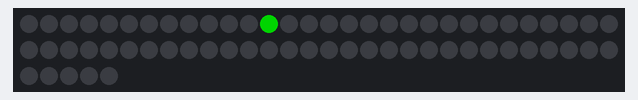
The sketch below on a simulated ESP32. Parts: 65 RGB LEDs in strip order, left to right, continuing on the next row. Dim RGB values are drawn brighter than linear; random numbers use the default seed unless the sketch sets one; nothing arrives over Bluetooth unless stated; what the sketch prints to the serial monitor is not drawn.

Above: at 1.7 s.
At 4.1 s:
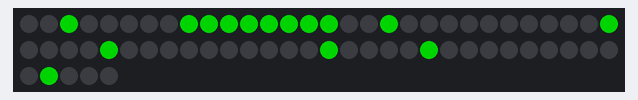
At 8.3 s:
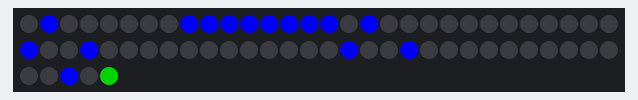

Measured:
- by itself, everything shown: repeats every 8.3 s, in 11 steps
- what the display in image 1 shows lasts 1.1 s, from 4.1 s to 5.2 s
- what the display in image 2 shows lasts 1.6 s, from 8.3 s to 9.9 s

The sketch:

demo.ino
```cpp
#include "BluetoothSerial.h"
#include "FastLED.h"
#include "math.h"

#define NUM_LEDS 65
int confLed[NUM_LEDS][20];
int  launchpad[8][8] = {{0,1,2,3,4,5,6,7},{15,14,13,12,11,10,9,8},{16,17,18,19,20,21,22,23},{31,30,29,28,27,26,25,24},{32,33,34,35,36,37,38,39},{47,46,45,44,43,42,41,40},{48,49,50,51,52,53,54,55},{63,62,61,60,59,58,57,56}};
CRGB leds[NUM_LEDS];
int numLed[64] = {0, 1, 2, 3, 4, 5, 6, 7, 15, 14, 13, 12, 11, 10, 9, 8, 16, 17, 18, 19, 20, 21, 22, 23, 31, 30, 29, 28, 27, 26, 25, 26, 32, 33, 34, 35, 36, 37, 38, 39, 47, 46, 45, 44, 43, 42, 41, 40, 48, 49, 50, 51, 52, 53, 54, 55, 63, 62, 61, 60, 59, 58, 57, 56};

#if !defined(CONFIG_BT_ENABLED) || !defined(CONFIG_BLUEDROID_ENABLED)
#error Bluetooth is not enabled! Please run `make menuconfig` to and enable it
#endif

BluetoothSerial SerialBT;
int row= 0;
int col =0;
void apagarLeds(){

  for(int x=0;x<NUM_LEDS;x++){
    leds[x] = CRGB::Black; FastLED.show();
  }
}

void inicializarConfig(){
  int x,y;
  for(x=0;x<NUM_LEDS;x++){
    for(y=0;y<20;y++)
    confLed[x][y]=0;
  }
}
void iniciarConf(){

if(SerialBT.available()){
  char bte;
  int it;
  int led;
  int cnf;
  for(led=0;led<NUM_LEDS;led++){
  for(cnf=0;cnf<20;cnf++){
    bte = SerialBT.read();

  while(bte!=','){
     if(bte=='-'){
      break;
    }
    Serial.write(bte);
    confLed[led][cnf]=(confLed[led][cnf]*(10))+(bte - '0');
    bte = SerialBT.read();
    if (bte ==';'){
    bte=',';
    cnf=20;
    }
  }

  }


}
Serial.printf("cargado");
}

}


void iniciarConfDemo(){


  char bte;
  int it;
  int led;
  int cnf;
  for(led=0;led<NUM_LEDS;led++){

     confLed[led][0]=numLed[NUM_LEDS];
     confLed[led][1]=0;
     confLed[led][2]=random(3);
    confLed[led][3]=random(255);
    confLed[led][3]=random(100);
    confLed[led][3]=random(100);

    }


   confLed[11][0]=12;
     confLed[11][1]=0;
     confLed[11][2]=0;
    confLed[11][3]=255;
    confLed[11][4]=99;
    confLed[11][5]=52;

     confLed[12][0]=11;
     confLed[12][1]=0;
     confLed[12][2]=1;
    confLed[12][3]=255;
    confLed[12][4]=99;
    confLed[12][5]=52;
 confLed[10][0]=13;
     confLed[10][1]=0;
     confLed[10][2]=2;
      confLed[9][0]=14;
     confLed[9][1]=0;
     confLed[9][2]=3;


Serial.printf("cargado");
}


void efectoCuadrado(int fila, int columna){
  int x,y;
  for (x=fila-1;x<fila+2;x++){
    for(y=columna-1;y<columna+2;y++){
      if (x<0||x>7||y<0||y>7){
        encenderLed(64,confLed[(fila*8)+columna][3],confLed[(fila*8)+columna][4],confLed[(fila*8)+columna][5]);
      }else{
        // encenderLed(launchpad[x][y],confLed[(fila*8)+columna][3],confLed[(fila*8)+columna][4],confLed[(fila*8)+columna][5]);
         leds[launchpad[x][y]] = CRGB::Red; FastLED.show();
      }
    }
  }


}


 void efectoCruz(int fila, int columna){
  int x;
  for(x=0;x<8;x++){
     //encenderLed(launchpad[x][columna],confLed[(fila*8)+columna][3],confLed[(fila*8)+columna][4],confLed[(fila*8)+columna][5]);
        leds[launchpad[x][columna]] = CRGB::Green; FastLED.show();
     //encenderLed(launchpad[fila][x],confLed[(fila*8)+columna][3],confLed[(fila*8)+columna][4],confLed[(fila*8)+columna][5]);
   leds[launchpad[fila][x]] = CRGB::Green; FastLED.show();}


}


 void efectoCruzProgresivo(int fila, int columna){
int i,turnos;
//encenderLed(confLed[(fila*8)+columna][0],confLed[(fila*8)+columna][3],confLed[(fila*8)+columna][4],confLed[(fila*8)+columna][5]);
 leds[confLed[(fila*8)+columna][0]] = CRGB::Blue; FastLED.show();

turnos=max(max(7-fila,7-columna),max(fila,columna));

for(i=0;i<turnos+1;i++){
    if(columna-i<0){
       encenderLed(64,confLed[(fila*8)+columna][3],confLed[(fila*8)+columna][4],confLed[(fila*8)+columna][5]);
    }else{
       leds[launchpad[fila][columna-i]] = CRGB::Blue; FastLED.show();
      // encenderLed(launchpad[fila][columna-i],confLed[(fila*8)+columna][3],confLed[(fila*8)+columna][4],confLed[(fila*8)+columna][5]);
    }
      if(columna+i>7){
       encenderLed(64,confLed[(fila*8)+columna][3],confLed[(fila*8)+columna][4],confLed[(fila*8)+columna][5]);
    }else{
       leds[launchpad[fila][columna+i]] = CRGB::Blue; FastLED.show();
      // encenderLed(launchpad[fila][columna+i],confLed[(fila*8)+columna][3],confLed[(fila*8)+columna][4],confLed[(fila*8)+columna][5]);
    }
    if(fila-i<0){
       encenderLed(64,confLed[(fila*8)+columna][3],confLed[(fila*8)+columna][4],confLed[(fila*8)+columna][5]);
    }else{
       leds[launchpad[fila-i][columna]] = CRGB::Blue; FastLED.show();
     //   encenderLed(launchpad[fila-i][columna],confLed[(fila*8)+columna][3],confLed[(fila*8)+columna][4],confLed[(fila*8)+columna][5]);
    }
      if(fila+i>7){
       encenderLed(64,confLed[(fila*8)+columna][3],confLed[(fila*8)+columna][4],confLed[(fila*8)+columna][5]);
    }else{
      leds[launchpad[fila+i][columna]] = CRGB::Blue; FastLED.show();
      // encenderLed(launchpad[fila+i][columna],confLed[(fila*8)+columna][3],confLed[(fila*8)+columna][4],confLed[(fila*8)+columna][5]);
    }
delay(500);


}


}

 void encenderLed(int boton,int HSL1,int HSL2,int HSL3){

    //leds[boton] = CHSV(HSL1,HSL2,HSL3); FastLED.show();


      leds[boton] = CRGB::Green; FastLED.show();


    }


 void configurarEfecto(int fila, int columna){

 switch(confLed[(fila*8)+columna][2]){
  case 1:
        efectoCuadrado(fila,columna);
        break;
  case 2:
        efectoCruz(fila,columna);
        break;
  case 3:
        efectoCruzProgresivo(fila,columna);
        break;
  default:
       encenderLed(confLed[(fila*8)+columna][0],confLed[(fila*8)+columna][3],confLed[(fila*8)+columna][4],confLed[(fila*8)+columna][5]);
        break;


 }

}


void setup() {
  SerialBT.begin("UPMLaunchpad");
   FastLED.addLeds<NEOPIXEL, 17>(leds, NUM_LEDS);
  apagarLeds();
 inicializarConfig();

 Serial.begin(115200);
    delay(1500);
     iniciarConfDemo();

}


void loop() {
 // leds[0] = CRGB::Green; FastLED.show();
  //iniciarConf();

  row=random(7);
  col=random(7);
configurarEfecto(1,3);
delay(1000);
apagarLeds();
configurarEfecto(1,4);
delay(1000);
  apagarLeds();
configurarEfecto(1,2);
delay(1000);
  apagarLeds();
configurarEfecto(1,1);
  //configurarEfecto(row,col);
  delay(1000);
  apagarLeds();


}
```
